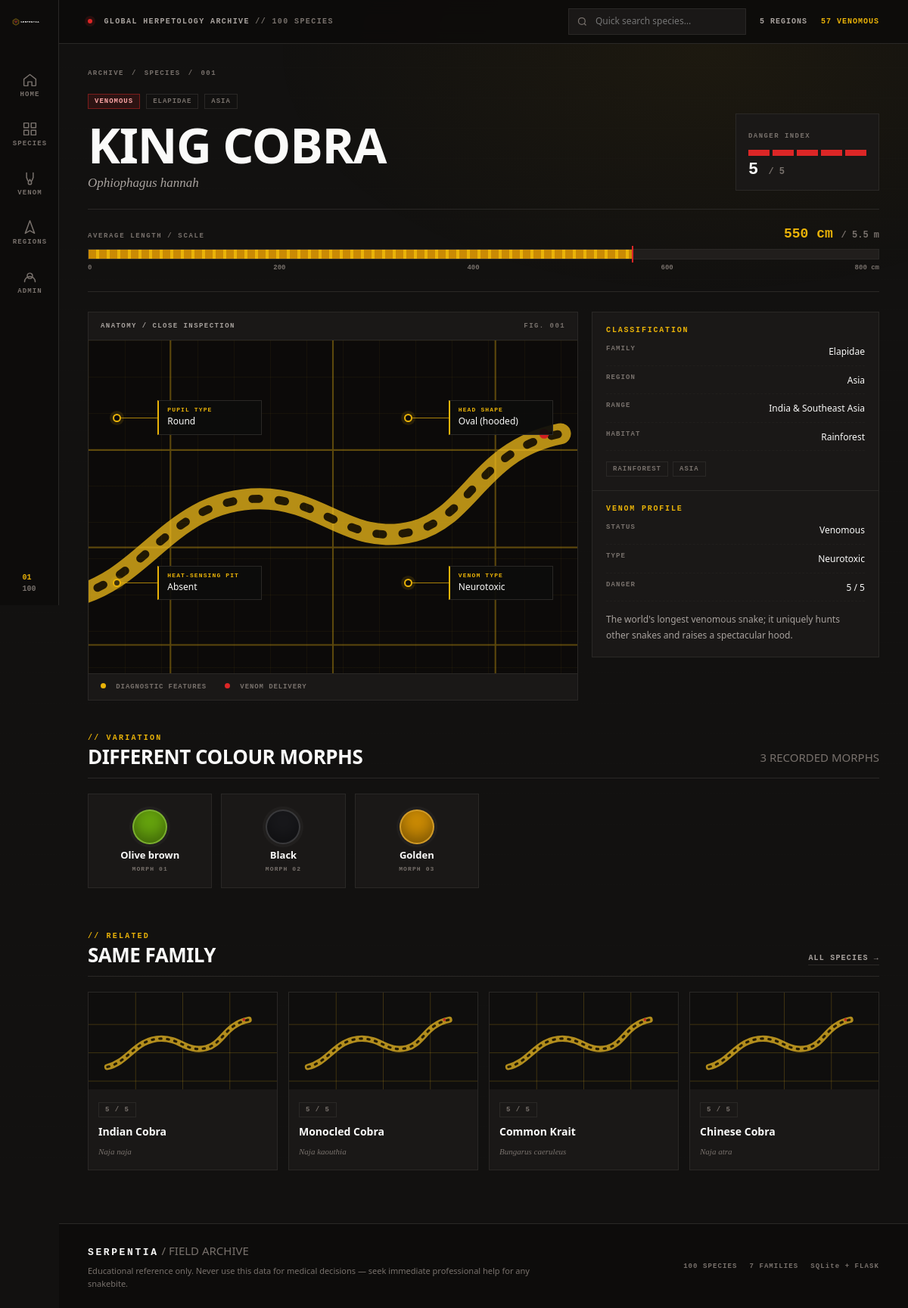
The page /snake/1 on the database its author committed.
### tables this page shows
CREATE TABLE snakes (
    id              INTEGER PRIMARY KEY AUTOINCREMENT,
    common_name     TEXT NOT NULL,
    scientific_name TEXT NOT NULL UNIQUE,
    family          TEXT NOT NULL DEFAULT '',
    continent       TEXT NOT NULL DEFAULT '',
    country         TEXT NOT NULL DEFAULT '',
    habitat         TEXT NOT NULL DEFAULT '',
    length_cm       INTEGER NOT NULL DEFAULT 0,
    venom_status    TEXT NOT NULL DEFAULT 'Non-Venomous',
    venom_type      TEXT NOT NULL DEFAULT 'None',
    danger_level    INTEGER NOT NULL DEFAULT 1,
    head_shape      TEXT NOT NULL DEFAULT '',
    pupil_shape     TEXT NOT NULL DEFAULT '',
    color_morphs    TEXT NOT NULL DEFAULT '',
    image_url       TEXT NOT NULL DEFAULT '',
    description     TEXT NOT NULL DEFAULT '',
    created_at      TEXT NOT NULL DEFAULT CURRENT_TIMESTAMP
);

### routes/web_routes.py (the view)
@web.route("/snake/<int:snake_id>")
def snake_detail(snake_id: int):
    snake = fetch_one("SELECT * FROM snakes WHERE id = ?", (snake_id,))
    if snake is None:
        return render_template("404.html"), 404
    morphs = [
        {"name": m.strip(), "color": morph_swatch(m)}
        for m in (snake["color_morphs"] or "").split(",") if m.strip()
    ]
    related = fetch_all(
        "SELECT id, common_name, scientific_name, image_url, danger_level FROM snakes "
        "WHERE family = ? AND id != ? ORDER BY danger_level DESC LIMIT 4",
        (snake["family"], snake_id),
    )
    return render_template("snake_detail.html", snake=snake, morphs=morphs, related=related)

### db.py (called while the page is built)
def get_db() -> sqlite3.Connection:
    path = current_app.config.get("DATABASE", DEFAULT_DB_PATH)
    conn = sqlite3.connect(path)
    conn.row_factory = sqlite3.Row
    return conn

def row_to_dict(row: sqlite3.Row | None) -> dict | None:
    if row is None:
        return None
    return dict(row)

def fetch_all(query: str, params: tuple = ()) -> list[dict]:
    conn = get_db()
    try:
        return [dict(r) for r in conn.execute(query, params).fetchall()]
    finally:
        conn.close()

def fetch_one(query: str, params: tuple = ()) -> dict | None:
    conn = get_db()
    try:
        return row_to_dict(conn.execute(query, params).fetchone())
    finally:
        conn.close()

### routes/web_routes.py (called while the page is built)
def morph_swatch(name: str) -> str:
    lowered = name.lower()
    for token, color in MORPH_COLORS.items():
        if token in lowered:
            return color
    return "#A8A29E"

### templates/snake_detail.html (shortened to what this page needs)
{% extends "base.html" %}
{% set has_pits = snake.family in ['Viperidae', 'Boidae', 'Pythonidae'] %}
{% block content %}
<section class="detail-head">
  <nav class="breadcrumb">
    <a href="{{ url_for('web.index') }}">ARCHIVE</a><span>/</span>
    <a href="{{ url_for('web.directory') }}">SPECIES</a><span>/</span>
    <span>{{ '%03d'|format(snake.id) }}</span>
  </nav>
  <div class="detail-title-row">
    <div>
      <div class="badge-row">
        <span class="tag {% if snake.venom_status == 'Venomous' %}tag--red{% elif snake.venom_status == 'Mildly Venomous' %}tag--amber{% else %}tag--green{% endif %}">
          {{ snake.venom_status|upper }}
        </span>
        <span class="tag tag--ghost">{{ snake.family|upper }}</span>
        <span class="tag tag--ghost">{{ snake.continent|upper }}</span>
      </div>
      <h1>{{ snake.common_name }}</h1>
      <em class="scientific">{{ snake.scientific_name }}</em>
    </div>
    <div class="danger-panel">
      <span>DANGER INDEX</span>
      <div class="meter">
        {% for n in range(1, 6) %}<i class="{% if n <= snake.danger_level %}on{% endif %}"></i>{% endfor %}
      </div>
      <strong>{{ snake.danger_level }} <small>/ 5</small></strong>
    </div>
  </div>
</section>
<section class="ruler-section">
  <div class="ruler-head">
    <span>AVERAGE LENGTH / SCALE</span>
    <strong>{{ snake.length_cm }} cm <span>/ {{ (snake.length_cm / 100)|round(1) }} m</span></strong>
  </div>
  <div class="ruler">
    <div class="ruler-fill" style="width: {{ (snake.length_cm / 800 * 100)|round(1) }}%"></div>
    <span class="ruler-marker" style="left: {{ (snake.length_cm / 800 * 100)|round(1) }}%"></span>
  </div>
  <div class="ruler-scale"><span>0</span><span>200</span><span>400</span><span>600</span><span>800 cm</span></div>
</section>
<div class="detail-grid">
  <article class="anatomy-panel">
    <div class="panel-head"><span>ANATOMY / CLOSE INSPECTION</span><span class="dim">FIG. {{ '%03d'|format(snake.id) }}</span></div>
    <div class="anatomy-stage">
      <img data-fallback class="anatomy-img" src="{{ snake.image_url }}" alt="{{ snake.common_name }} head anatomy">
      <div class="callout callout--pupil">
        <span class="callout-dot"></span><span class="callout-line"></span>
        <div class="callout-box"><b>PUPIL TYPE</b><span>{{ snake.pupil_shape }}</span></div>
      </div>
      <div class="callout callout--head">
        <span class="callout-dot"></span><span class="callout-line"></span>
        <div class="callout-box"><b>HEAD SHAPE</b><span>{{ snake.head_shape }}</span></div>
      </div>
      <div class="callout callout--pit">
        <span class="callout-dot"></span><span class="callout-line"></span>
        <div class="callout-box"><b>HEAT-SENSING PIT</b><span>{% if has_pits %}Present{% else %}Absent{% endif %}</span></div>
      </div>
      <div class="callout callout--venom">
        <span class="callout-dot"></span><span class="callout-line"></span>
        <div class="callout-box"><b>VENOM TYPE</b><span>{{ snake.venom_type }}</span></div>
      </div>
    </div>
    <div class="anatomy-foot">
      <span><i class="legend-dot legend-dot--amber"></i> DIAGNOSTIC FEATURES</span>
      <span><i class="legend-dot legend-dot--red"></i> VENOM DELIVERY</span>
    </div>
  </article>
  <aside class="data-panel">
    <div class="data-block">
      <h2>CLASSIFICATION</h2>
      <dl class="data-list">
        <div><dt>FAMILY</dt><dd>{{ snake.family }}</dd></div>
        <div><dt>REGION</dt><dd>{{ snake.continent }}</dd></div>
        <div><dt>RANGE</dt><dd>{{ snake.country }}</dd></div>
        <div><dt>HABITAT</dt><dd>{{ snake.habitat }}</dd></div>
      </dl>
      <div class="tag-cloud">
        {% for tag in snake.habitat.split('&') %}<span class="tag tag--ghost">{{ tag.strip() }}</span>{% endfor %}
        <span class="tag tag--ghost">{{ snake.continent }}</span>
      </div>
    </div>
    <div class="data-block">
      <h2>VENOM PROFILE</h2>
      <dl class="data-list">
        <div><dt>STATUS</dt><dd>{{ snake.venom_status }}</dd></div>
        <div><dt>TYPE</dt><dd>{{ snake.venom_type }}</dd></div>
        <div><dt>DANGER</dt><dd>{{ snake.danger_level }} / 5</dd></div>
      </dl>
      <p class="data-note">{{ snake.description }}</p>
    </div>
  </aside>
</div>
<section class="morph-section">
  <div class="section-head">
    <div>
      <p class="eyebrow">// VARIATION</p>
      <h2>DIFFERENT COLOUR MORPHS</h2>
    </div>
    <span class="dim">{{ morphs|length }} RECORDED MORPHS</span>
  </div>
  <div class="morph-grid">
    {% for m in morphs %}
      <div class="morph-card">
        <span class="morph-swatch" style="--swatch: {{ m.color }}"></span>
        <strong>{{ m.name }}</strong>
        <small>MORPH {{ '%02d'|format(loop.index) }}</small>
      </div>
    {% endfor %}
  </div>
</section>
{% if related %}
<section class="section-block">
  <div class="section-head">
    <div><p class="eyebrow">// RELATED</p><h2>SAME FAMILY</h2></div>
    <a class="text-link" href="{{ url_for('web.directory') }}">ALL SPECIES →</a>
  </div>
  <div class="mini-grid">
    {% for r in related %}
      <a class="mini-card" href="{{ url_for('web.snake_detail', snake_id=r.id) }}">
        <img data-fallback src="{{ r.image_url }}" alt="{{ r.common_name }}" loading="lazy">
        <div><span class="tag tag--ghost">{{ r.danger_level }} / 5</span><h3>{{ r.common_name }}</h3><em>{{ r.scientific_name }}</em></div>
      </a>
    {% endfor %}
  </div>
</section>
{% endif %}
{% endblock %}

### static/css/variables.css (style rules this page uses)
:root { --obsidian: #121110; --obsidian-deep: #0d0c0b; --surface: #1a1817; --surface-2: #211e1c; --surface-3: #292521; --line: #2a2826; --line-soft: #201e1c; --amber: #eab308; --amber-deep: #ca8a04; --crimson: #dc2626; --green: #65a30d; --ink: #fafaf9; --muted: #a8a29e; --dim: #78716c; --radius: 4px; --font: "Segoe UI", Roboto, Helvetica, Arial, sans-serif; --mono: ui-monospace, "SFMono-Regular", "Cascadia Mono", Consolas, "Liberation Mono", monospace; --shadow: 0 18px 50px rgba(0, 0, 0, 0.45); }

### static/css/style.css (style rules this page uses)
*, *::before, *::after { box-sizing: border-box; }
html { scroll-behavior: smooth; }
body { margin: 0; background: var(--obsidian); color: var(--ink); font-family: var(--font); font-size: 15px; line-height: 1.55; -webkit-font-smoothing: antialiased; }
body::before { content: ""; position: fixed; inset: 0; pointer-events: none; z-index: 0; background: radial-gradient(900px 500px at 78% 4%, rgba(234, 179, 8, 0.05), transparent 65%), repeating-linear-gradient(0deg, transparent 0 39px, rgba(255,255,255,.012) 40px); }
a { color: inherit; text-decoration: none; }
img { display: block; max-width: 100%; }
h1, h2, h3, p { margin-top: 0; }
.utility-tag .dim, .dim { color: var(--dim); }
.eyebrow { font: 700 10px var(--mono); letter-spacing: .22em; color: var(--amber); margin-bottom: 14px; text-transform: uppercase; }
.section-block, .morph-section { margin-top: 58px; }
.section-head { display: flex; align-items: end; justify-content: space-between; gap: 20px; margin-bottom: 20px; border-bottom: 1px solid var(--line); padding-bottom: 14px; }
.section-head h2, .page-head h1, .detail-head h1 { font-family: var(--font); font-weight: 800; letter-spacing: -.02em; line-height: 1.02; margin: 0; }
.section-head h2 { font-size: 26px; }
.section-head .eyebrow { margin-bottom: 6px; }
.text-link { font: 700 10px var(--mono); letter-spacing: .12em; color: var(--muted); border-bottom: 1px solid var(--line); padding-bottom: 3px; }
.tag { display: inline-block; padding: 4px 8px; border: 1px solid var(--line); background: var(--surface); color: var(--muted); font: 700 9px var(--mono); letter-spacing: .11em; text-transform: uppercase; }
.tag--red { color: #fca5a5; border-color: rgba(220,38,38,.45); background: rgba(220,38,38,.13); }
.tag--ghost { color: var(--dim); background: transparent; }
.mini-grid { display: grid; grid-template-columns: repeat(4, minmax(0, 1fr)); gap: 14px; }
.mini-card { background: var(--surface); border: 1px solid var(--line); overflow: hidden; transition: border-color .18s, transform .18s; }
.mini-card img { width: 100%; height: 128px; object-fit: cover; filter: saturate(.8) contrast(1.1); }
.mini-card > div { padding: 12px 13px 14px; }
.mini-card h3 { font-size: 14px; margin: 8px 0 2px; }
.mini-card em { font: italic 11px Georgia, serif; color: var(--dim); }

### rows shown on the page
snakes: id "001", venom_status "VENOMOUS", family "ELAPIDAE", continent "ASIA", common_name "KING COBRA", scientific_name "Ophiophagus hannah", danger_level "5", length_cm "550", (snake.length_cm/100)|round(1) "5.5", pupil_shape "Round", head_shape "Oval (hooded)", venom_type "Neurotoxic", family "Elapidae", continent "Asia", country "India & Southeast Asia", habitat "Rainforest", strip "RAINFOREST", venom_status "Venomous", description "The world's longest venomous snake; it uniquely hunts other snakes and raises a spectacular hood."
snakes: danger_level "5", common_name "Indian Cobra", scientific_name "Naja naja"
snakes: danger_level "5", common_name "Monocled Cobra", scientific_name "Naja kaouthia"
snakes: danger_level "5", common_name "Common Krait", scientific_name "Bungarus caeruleus"
snakes: danger_level "5", common_name "Chinese Cobra", scientific_name "Naja atra"

### other values the page prints
{{ site_stats.total|default(100) }} "100"
{{ site_stats.continents|default(5) }} "5"
{{ site_stats.venomous|default(0) }} "57"
{{ morphs|length }} "3"
{{ m.name }} "Olive brown" "Black" "Golden"
{{ '%02d'|format(loop.index) }} "01" "02" "03"
{{ site_stats.families|default(0) }} "7"
